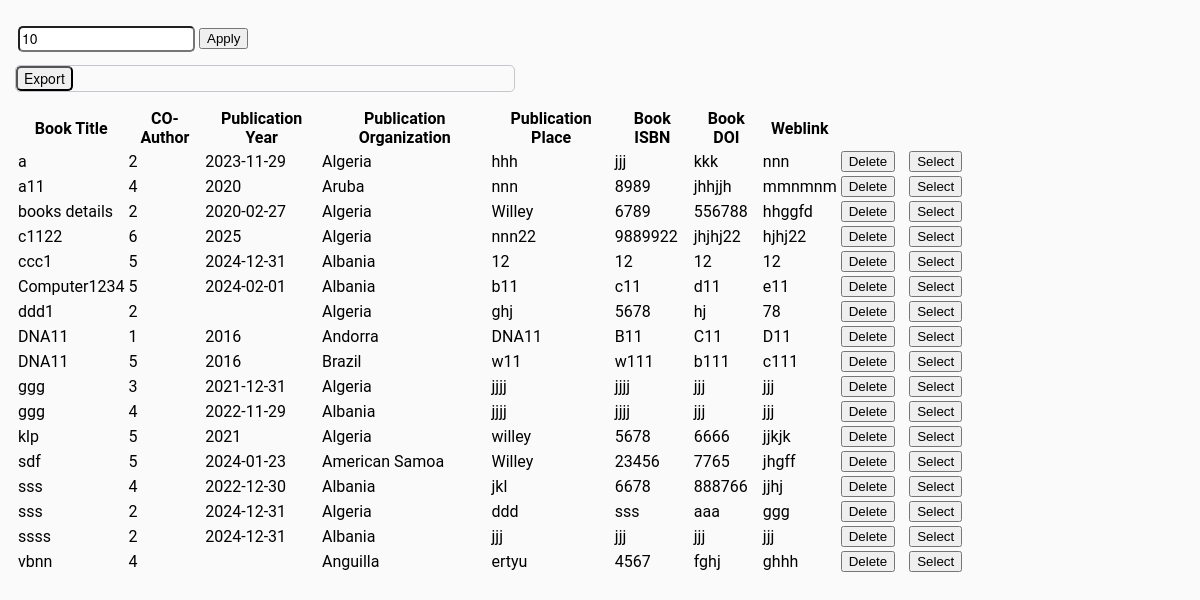
/PublicationSite/book11.php, run on an earlier commit of the app's database.
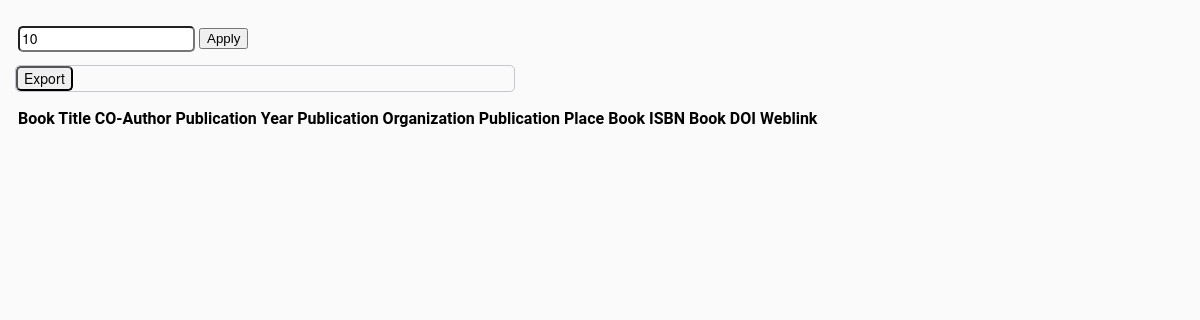
And on a later commit of the database.
### tables this page shows
CREATE TABLE `books` (
  `BookID` int(5) NOT NULL,
  `BookTitle` varchar(100) DEFAULT NULL,
  `CoAuthor` varchar(100) DEFAULT NULL,
  `PublishYear` varchar(50) DEFAULT NULL,
  `Place` varchar(30) DEFAULT NULL,
  `Publisher` varchar(30) DEFAULT NULL,
  `ISBN` varchar(30) DEFAULT NULL,
  `DOI` varchar(100) DEFAULT NULL,
  `WebLink` varchar(100) DEFAULT NULL,
  `File` text DEFAULT NULL,
  `BookType` varchar(255) DEFAULT NULL,
  `CheckerID` int(3) DEFAULT NULL,
  `Teacher_ID` int(3) DEFAULT NULL,
  `MainAuthor` varchar(100) DEFAULT NULL
);

### PublicationSite/book11.php (the view, shortened to what this page needs)
<html>
<head>
     <body>
      <div align="left">
      <table>
	<tr valign="top">
	<p id="ss1" class="ss1">
		<td class="selection" id="selection">
		</td>
     <td valign="top">
      <div id="div1">
       <table>
        <tr>
                <td>
                  <input id="pglmt" placeholder="Page Limit" title="Page Limit" value="10" class="form-control">
                </td>
                <td>
                    <button id="btnApply" class="btn btn-danger">Apply</button>
                </td>
    </tr>
  </table>
           <form method="post" action="exportbook1.php">
     <input type="submit" name="export" class="btn btn-success" value="Export" />
    </form>
       <div class="container" id="tables">
             <table id="table1" class="table table-bordered table-striped">
            <thead>
                <tr>
                    <th>Book Title</th>
                    <th>CO-Author</th>
                    <th>Publication Year</th>
                    <th>Publication Organization</th>
                    <th>Publication Place</th>
                    <th>Book ISBN</th>
                    <th>Book DOI</th>
                    <th>Weblink</th>
              </tr>
            </thead>
<?php
include("connection.php");
	?>
           <?php
		   if(!isset($_POST['aa']))
		   {
		   ?>
            <tbody id="table-body">
              <?php
$sql_select_journal="Select  * from books order by booktitle";
$result1=mysqli_query($conn,$sql_select_journal) or die(mysqli_error($conn));
while ($row=mysqli_fetch_array($result1)){
           ?>
                 <tr class="delete_mem<?php echo $row[0];?>">
                    <td>
                    <?= $row[1];?>
                    </td>
                    <td>
                    <?= $row[2];?>
                    </td>
                    <td>
                    <?= $row[3];?>
                    </td>
                      <td>
                    <?= $row[4];?>
                    </td>
                      <td>
                    <?= $row[5];?>
                    </td>
                      <td>
                    <?= $row[6];?>
                    </td>
                       <td>
                    <?= $row[7];?>
                    </td>
                  <td>
                    <?= $row[8];?>
                    </td>
                    <td width="7%">
                    <button id="<?=$row[0]; ?>" class="delete"> Delete </button>
                    </td>
                     <td width="8%">
                    <button id="<?=$row[0]; ?>" class="selected"> Select </button>
                    </td>
                     </tr>
		<?php
}
?>
</tbody>
<?php
}
?>
 </table>
</div>
</div>
</td>
		 </div>
</body>
</html>

What changed in the data, as far as the page shows it:
removed books: BookTitle "a", CoAuthor "2", PublishYear "2023-11-29", Place "Algeria", Publisher "hhh", ISBN "jjj", DOI "kkk", WebLink "nnn"
removed books: BookTitle "a11", CoAuthor "4", PublishYear "2020", Place "Aruba", Publisher "nnn", ISBN "8989", DOI "jhhjjh", WebLink "mmnmnm"
removed books: BookTitle "books details", CoAuthor "2", PublishYear "2020-02-27", Place "Algeria", Publisher "Willey", ISBN "6789", DOI "556788", WebLink "hhggfd"
removed books: BookTitle "c1122", CoAuthor "6", PublishYear "2025", Place "Algeria", Publisher "nnn22", ISBN "9889922", DOI "jhjhj22", WebLink "hjhj22"
removed books: BookTitle "ccc1", CoAuthor "5", PublishYear "2024-12-31", Place "Albania", Publisher "12", ISBN "12", DOI "12", WebLink "12"
removed books: BookTitle "Computer1234", CoAuthor "5", PublishYear "2024-02-01", Place "Albania", Publisher "b11", ISBN "c11", DOI "d11", WebLink "e11"
removed books: BookTitle "ddd1", CoAuthor "2", Place "Algeria", Publisher "ghj", ISBN "5678", DOI "hj", WebLink "78"
removed books: BookTitle "DNA11", CoAuthor "1", PublishYear "2016", Place "Andorra", Publisher "DNA11", ISBN "B11", DOI "C11", WebLink "D11"
removed books: BookTitle "DNA11", CoAuthor "5", PublishYear "2016", Place "Brazil", Publisher "w11", ISBN "w111", DOI "b111", WebLink "c111"
removed books: BookTitle "ggg", CoAuthor "3", PublishYear "2021-12-31", Place "Algeria", Publisher "jjjj", ISBN "jjjj", DOI "jjj", WebLink "jjj"
removed books: BookTitle "ggg", CoAuthor "4", PublishYear "2022-11-29", Place "Albania", Publisher "jjjj", ISBN "jjjj", DOI "jjj", WebLink "jjj"
removed books: BookTitle "klp", CoAuthor "5", PublishYear "2021", Place "Algeria", Publisher "willey", ISBN "5678", DOI "6666", WebLink "jjkjk"
removed books: BookTitle "sdf", CoAuthor "5", PublishYear "2024-01-23", Place "American Samoa", Publisher "Willey", ISBN "23456", DOI "7765", WebLink "jhgff"
removed books: BookTitle "sss", CoAuthor "4", PublishYear "2022-12-30", Place "Albania", Publisher "jkl", ISBN "6678", DOI "888766", WebLink "jjhj"
removed books: BookTitle "sss", CoAuthor "2", PublishYear "2024-12-31", Place "Algeria", Publisher "ddd", ISBN "sss", DOI "aaa", WebLink "ggg"
removed books: BookTitle "ssss", CoAuthor "2", PublishYear "2024-12-31", Place "Albania", Publisher "jjj", ISBN "jjj", DOI "jjj", WebLink "jjj"
removed books: BookTitle "vbnn", CoAuthor "4", Place "Anguilla", Publisher "ertyu", ISBN "4567", DOI "fghj", WebLink "ghhh"
